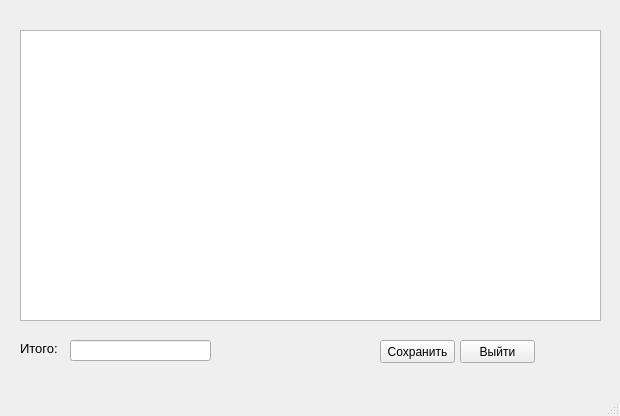
<?xml version="1.0" encoding="UTF-8"?>
<ui version="4.0">
 <class>MainWindow</class>
 <widget class="QMainWindow" name="MainWindow">
  <property name="geometry">
   <rect>
    <x>0</x>
    <y>0</y>
    <width>620</width>
    <height>416</height>
   </rect>
  </property>
  <property name="windowTitle">
   <string>MainWindow</string>
  </property>
  <widget class="QWidget" name="centralwidget">
   <widget class="QListWidget" name="listWidget">
    <property name="geometry">
     <rect>
      <x>20</x>
      <y>30</y>
      <width>581</width>
      <height>291</height>
     </rect>
    </property>
   </widget>
   <widget class="QLineEdit" name="lineEdit">
    <property name="geometry">
     <rect>
      <x>70</x>
      <y>340</y>
      <width>141</width>
      <height>21</height>
     </rect>
    </property>
   </widget>
   <widget class="QLabel" name="label">
    <property name="geometry">
     <rect>
      <x>20</x>
      <y>340</y>
      <width>61</width>
      <height>16</height>
     </rect>
    </property>
    <property name="font">
     <font>
      <pointsize>10</pointsize>
     </font>
    </property>
    <property name="text">
     <string>Итого:</string>
    </property>
   </widget>
   <widget class="QPushButton" name="pushButton">
    <property name="geometry">
     <rect>
      <x>380</x>
      <y>340</y>
      <width>75</width>
      <height>23</height>
     </rect>
    </property>
    <property name="text">
     <string>Сохранить</string>
    </property>
   </widget>
   <widget class="QPushButton" name="pushButton_2">
    <property name="geometry">
     <rect>
      <x>460</x>
      <y>340</y>
      <width>75</width>
      <height>23</height>
     </rect>
    </property>
    <property name="text">
     <string>Выйти</string>
    </property>
   </widget>
  </widget>
  <widget class="QMenuBar" name="menubar">
   <property name="geometry">
    <rect>
     <x>0</x>
     <y>0</y>
     <width>620</width>
     <height>21</height>
    </rect>
   </property>
  </widget>
  <widget class="QStatusBar" name="statusbar"/>
 </widget>
 <resources/>
 <connections/>
</ui>
